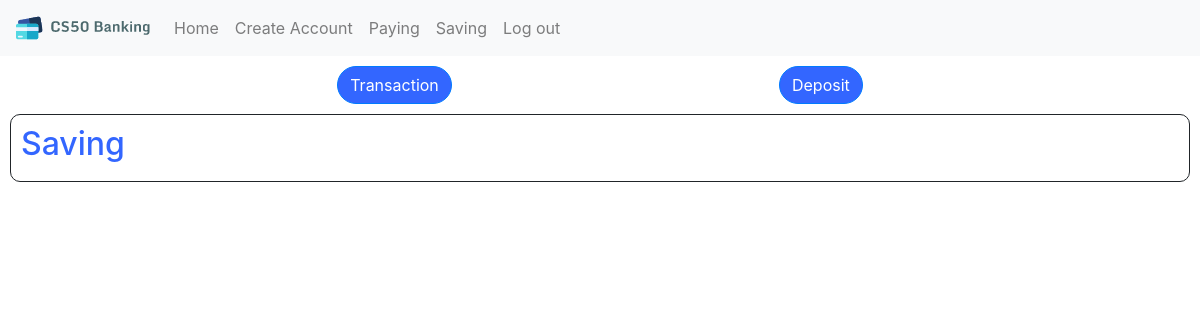
The page /saving (signed in) on the database as committed earlier.
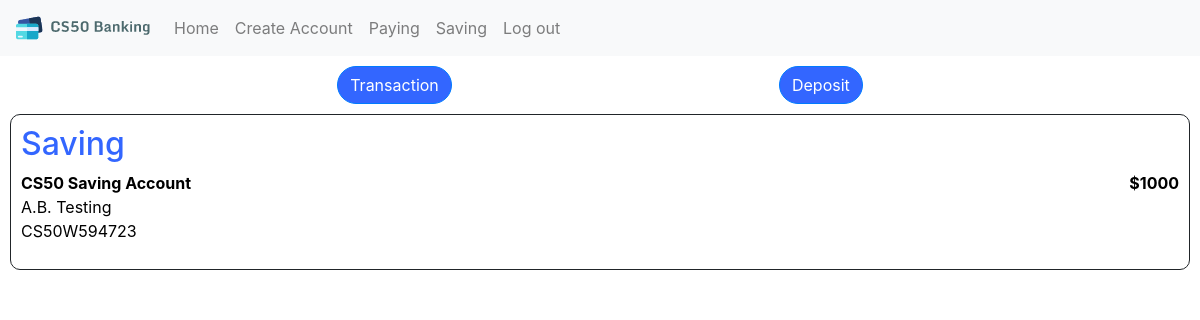
The same page on the database as committed later.
### bank/models.py (models this page shows, shortened)
class Bankaccount(models.Model):
    holder = models.ManyToManyField('User', blank=False, related_name="account")
    holder_name = models.CharField(max_length=150)
    name = models.CharField(max_length=50)
    number = models.CharField(max_length=18, unique=True)
    amount = models.IntegerField()
    type = models.CharField(max_length=4)
    interest = models.IntegerField()

class User(AbstractUser):
    def __str__(self):
        return f"{self.first_name} {self.last_name}"

### bank/views.py (the view)
# urls.py: path("saving", views.saving, name="saving"),
def saving(request):
    user = User.objects.get(pk=request.user.id)
    return render(request, "bank/index.html", {
        "user": user,
        "paying": False,
        "saving": True,
        "saving_accounts": user.account.filter(type = "Save")
    })

### bank/templates/bank/index.html (shortened to what this page needs)
{% extends "bank/layout.html" %}
{% load static %}
{% block body %}
    <div id"index_container">
        <div id="index_actions">
            <form action="{% url 'transaction' %}">
                <button type="submit" class="btn btn-primary btn-rounded">Transaction</button>
            </form>
            <form action="{% url 'deposit' %}">
                <button type="submit" class="btn btn-primary btn-rounded">Deposit</button>
            </form>
        </div>
        {% if saving %}
            <div id="index_saving">
                <h2>Saving</h2>
                {% for account in saving_accounts %}
                    <a id="account_href" href="{% url 'account' id=account.id %}">
                        <div id="saving_account{{ account.id }}">
                            <div id="saving_account_flex">
                                <b>{{ account.name }}</b>
                                <b>${{ account.amount }}</b>
                            </div>
                            <p>
                                {{ user }}<br>
                                {{ account.number }}
                            </p>
                        </div>
                    </a>
                {% endfor %}
            </div>
        {% endif %}
    </div>
{% endblock %}

### bank/templates/bank/layout.html (shortened to what this page needs)
{% load static %}
<!DOCTYPE html>
<html lang="en">
<head>
  <link href="{% static 'bank/styles.css' %}" rel="stylesheet">
  <link rel="stylesheet" href="https://cdn.jsdelivr.net/npm/bootstrap@4.3.1/dist/css/bootstrap.min.css">
</head>
<body>
    <header>
        <nav class="navbar navbar-expand-sm navbar-light bg-light">
          <a href="{% url 'index' %}">
            <img class="navbar-brand" src="/static/bank/logo.png" alt="Logo">
          </a>
          {% if request.user.is_authenticated %}
          <div class="collapse navbar-collapse" id="navbar_items">
            <ul class="navbar-nav">
              <li class="nav-item">
                <a class="nav-link" href="{% url 'index' %}">Home</a>
              </li>
              <li class="nav-item">
                <a class="nav-link" href="{% url 'create_account' %}">Create Account</a>
              </li>
              <li class="nav-item">
                <a class="nav-link" href="{% url 'paying' %}">Paying</a>
              </li>
              <li class="nav-item">
                <a class="nav-link" href="{% url 'saving' %}">Saving</a>
              </li>
              <li class = "nav-item">
                <a class="nav-link" href="{% url 'logout' %}">Log out</a>
              </li>
            </ul>
          </div>
          {% endif %}
        </nav>
    </header>
    <div class="body">
        {% block body %}
        {% endblock %}
    </div>
</body>
</html>

### bank/static/bank/styles.css (style rules this page uses)
#index_paying, #index_saving, #account_transactions, .transaction_extra { border: 1px solid; border-radius: 10px; margin: 10px; padding: 10px; }
#index_actions { margin: 10px; }
#paying_account_flex, #saving_account_flex, .transaction_flex { display: flex; flex-direction: row; justify-content: space-between; cursor: pointer; }
#account_href:link, #account_href:hover, #account_href:visited, #account_href:active { color: black; text-decoration: none; }
#account_actions, #index_actions { display: flex; flex-direction: row; justify-content: space-evenly; }
h2 { color: rgb(51, 102, 255); }
.btn { background-color: rgb(51, 102, 255) !important; border-radius: 40px !important; }

Rows that differ between the two databases and show on the page:
added Bankaccount: name "CS50 Saving Account", amount "1000", number "CS50W594723"
now on this page (row edited): User: first_name+last_name "A.B. Testing"
